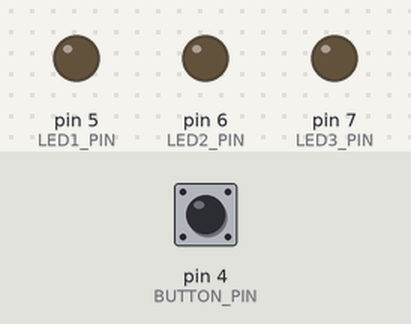
This sketch was run on a simulated Arduino Uno, built with avr-gcc and run on an emulated ATmega328P. On the bench: output pins drawn as LEDs (lit = HIGH). Dashed ring = blinking. The test bench sets the inputs (shaded band); at power-on: pin 4 (BUTTON_PIN) HIGH.

Above: at 1.2 s.
1.3 s: pin 4 (BUTTON_PIN) pulled LOW for 0.15 s
At 1.37 s:
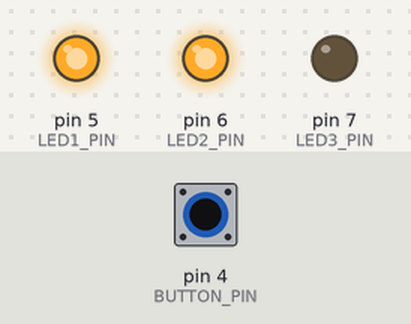
3.1 s: pin 4 (BUTTON_PIN) pulled LOW for 1 s
At 3.9 s:
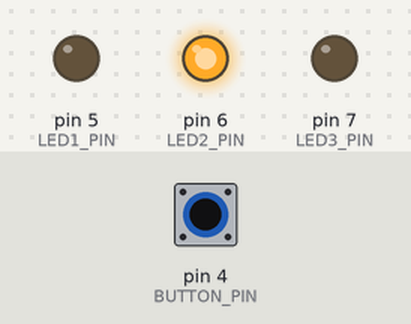
5.6 s: pin 4 (BUTTON_PIN) pulled LOW for 3.2 s
At 8.92 s:
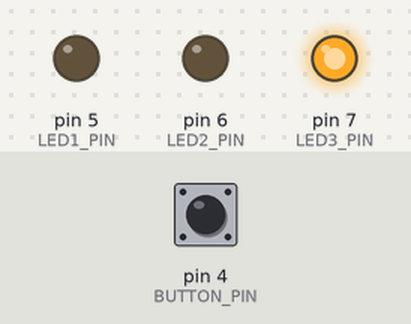
10.5 s: pin 4 (BUTTON_PIN) pulsed LOW 2 times (0.12 s each, 0.3 s apart)
At 10.68 s:
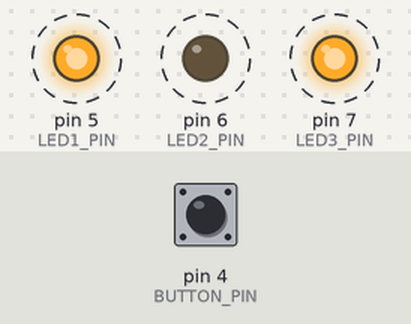
Timing chart, 0 to 13.5 s (numbered marks = the images above; inputs shaded):
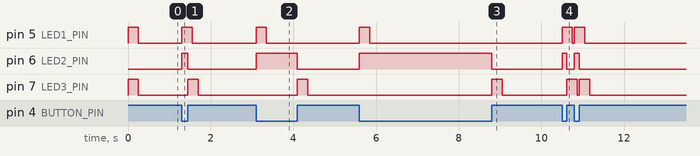

Measured:
- after the input at 1.3 s, pin 5 (LED1_PIN): LOW → HIGH at once, → LOW 0.25 s later; pin 6 (LED2_PIN): LOW → HIGH at once, → LOW 0.15 s later; pin 7 (LED3_PIN): LOW → HIGH after 0.15 s, → LOW 0.25 s later
- after the input at 3.1 s, pin 5 (LED1_PIN): LOW → HIGH at once, → LOW 0.25 s later; pin 6 (LED2_PIN): LOW → HIGH at once, → LOW 1.0 s later; pin 7 (LED3_PIN): LOW → HIGH after 1.0 s, → LOW 0.25 s later
- after the input at 5.6 s, pin 5 (LED1_PIN): LOW → HIGH at once, → LOW 0.25 s later; pin 6 (LED2_PIN): LOW → HIGH at once, → LOW 3.2 s later; pin 7 (LED3_PIN): LOW → HIGH after 3.2 s, → LOW 0.25 s later
- after the input at 10.5 s, pin 5 (LED1_PIN): alternates HIGH for 0.25 s and LOW for 0.05 s, 4 changes in all, then stays LOW, starting at once; pin 6 (LED2_PIN): alternates HIGH for 0.12 s and LOW for 0.18 s, 4 changes in all, then stays LOW, starting at once

The sketch:

debounce_002.ino
```cpp
#define BUTTON_PIN 4
#define LED1_PIN 5
#define LED2_PIN 6
#define LED3_PIN 7


boolean led1_state, button_last_read, button_current_read;
unsigned long button_last_pressed, button_last_released;
int debounce_time, pressed_delay, released_delay;

void setup() {

  led1_state = false;
  button_last_read = 0;
  button_current_read = 0;
  button_last_pressed = 0;
  button_last_released = 0;
  debounce_time = 50;
  pressed_delay = 250;
  released_delay = 250;

  pinMode( BUTTON_PIN, INPUT_PULLUP );
  pinMode( LED1_PIN, OUTPUT );
  pinMode( LED2_PIN, OUTPUT );
  pinMode( LED3_PIN, OUTPUT );

}

void loop() {
  button_current_read = digitalRead( BUTTON_PIN );

  if (buttonIsPressed()) button_last_pressed = debounce(button_last_pressed, debounce_time);
  digitalWrite( LED1_PIN, oneShot( button_last_pressed, pressed_delay ) );

  if (buttonIsReleased()) button_last_released = debounce(button_last_released, debounce_time);
  digitalWrite( LED3_PIN, oneShot( button_last_released, released_delay ) );

  digitalWrite( LED2_PIN, buttonIsHeld() );

  button_last_read = button_current_read;
}


boolean oneShot(unsigned long last_trigger, int hold_time) {
  return millis() - last_trigger < (unsigned long) hold_time;
}

boolean buttonIsPressed() {
  return button_last_read == 1 && button_current_read == 0;
}

boolean buttonIsReleased() {
  return button_last_read == 0 && button_current_read == 1;
}

boolean buttonIsHeld() {
  return button_last_read == 0 && button_current_read == 0;
}

unsigned long debounce( unsigned long last_trigger, int debounce_time) {
  unsigned long current_time = millis();
  if (current_time - last_trigger > (unsigned long) debounce_time) {
    return current_time;
  } else {
    return last_trigger;
  }
}
```
